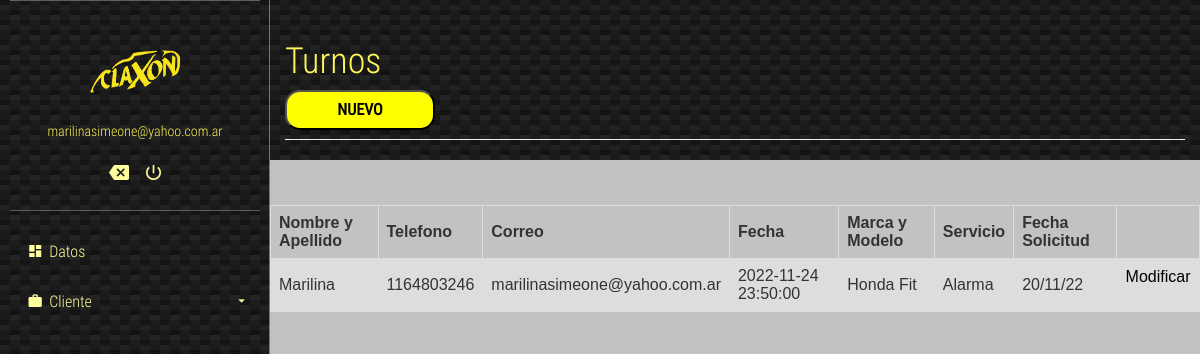
Page /turnosCliente.php (signed in) on the earlier database version.
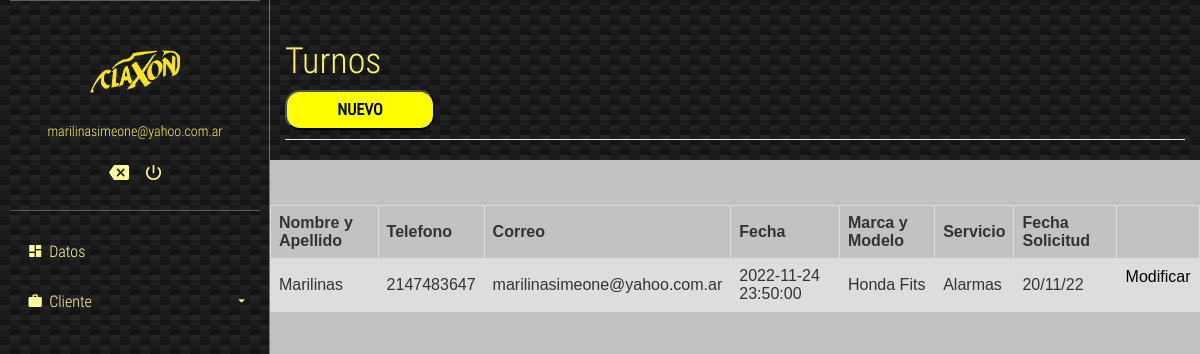
Same page on the later database version.
### tables this page shows
CREATE TABLE `turnos` (
  `Nombre` varchar(200) NOT NULL,
  `Telefono` int(11) NOT NULL,
  `id` int(11) NOT NULL,
  `Correo` varchar(200) NOT NULL,
  `Fecha_Hora` datetime NOT NULL,
  `Marca_Modelo` varchar(100) NOT NULL,
  `Servicio` varchar(100) NOT NULL,
  `Fecha_Solicitud` varchar(15) NOT NULL
);

### turnosCliente.php (the view, shortened to what this page needs)
<?php
  require 'database.php';
  if (isset($_SESSION['user_id'])) {
    $records = $conn->prepare('SELECT id, email, password FROM users WHERE id = :id');
    $records->bindParam(':id', $_SESSION['user_id']);
    $records->execute();
    $results = $records->fetch(PDO::FETCH_ASSOC);
    $user = null;
    if (count($results) > 0) {
      $user = $results;
    }
  }
?>
<?php
	$email = $user['email'];
?>
<head>
	<link rel="stylesheet" href="./css/main.css">
</head>
<body>
	<section class="full-box cover dashboard-sideBar">
		<div class="full-box dashboard-sideBar-ct">
			<div class="full-box dashboard-sideBar-UserInfo">
				<figure class="full-box">
					<a href="index.php"> 	<img href="index.php" src="claxon2.png" alt="UserIcon"> </a>
					<figcaption class="text-center text-titles"><?= $user['email']; ?></figcaption>
				</figure>
				<ul class="full-box list-unstyled text-center">
					<li>
						<a href="index.php">
							<i class="zmdi zmdi-tag-close"></i>
						</a>
					</li>
					<li>
						<a href="logout.php" class="btn-exit-system">
							<i class="zmdi zmdi-power"></i>
						</a>
					</li>
				</ul>
			</div>
			<ul class="list-unstyled full-box dashboard-sideBar-Menu">
				<li>
					<a href="clienteHome.php">
						<i class="zmdi zmdi-view-dashboard zmdi-hc-fw"></i> Datos
					</a>
				</li>
				<li>
					<a class="btn-sideBar-SubMenu">
						<i class="zmdi zmdi-case zmdi-hc-fw"></i> Cliente <i class="zmdi zmdi-caret-down pull-right"></i>
					</a>
					<ul class="list-unstyled full-box">
					</ul>
				</li>
			</ul>
		</div>
	</section>
	<section class="full-box dashboard-contentPage">
		<div class="container-fluid">
			<div class="page-header">
			  <h1 class="text-titles">Turnos</h1>
			  <button class="btnn" type="button" name = "nuevo"  onclick="window.location.href='turnos.php';"><b>NUEVO</b></button></div>
			</div>
		<?php
	include("conexion.php");
  $query = "SELECT id, nombre, telefono, correo, fecha_hora, marca_modelo, servicio, fecha_solicitud FROM turnos WHERE correo = '".$email."'";
        $resultado = $conexion->query($query);
            ?>
<form class="articulo" class="post" method="post">
	<br><br/>
<table>
  <tr>
    <th>Nombre y Apellido</th>
    <th>Telefono</th>
    <th>Correo</th>
	<th>Fecha</th>
	<th>Marca y Modelo</th>
	<th>Servicio</th>
	<th>Fecha Solicitud</th>
	<th></th>
  </tr>
  <?php
     while ($row = $resultado -> fetch_assoc()) {
  ?>
  <tr>
    <td><?php echo $row['nombre'] ?></td>
    <td><?php echo $row['telefono'] ?></td>
    <td><?php echo $row['correo'] ?></td>
	<td><?php echo $row['fecha_hora'] ?></td>
    <td><?php echo $row['marca_modelo'] ?></td>
    <td><?php echo $row['servicio'] ?></td>
	<td><?php echo $row['fecha_solicitud'] ?></td>
	<td style="display:flex; justify-content:center" ><a href="actualizarTurnos.php?id=<?php echo $row["id"]?>"  style="color:black; ">Modificar</a>
  </tr>
  <?php
}
?>
</table>
</form>
	</section>
</body>
</html>

Differences in the rows shown:
removed turnos: Nombre "Marilina", Telefono "1164803246", Correo "marilinasimeone@yahoo.com.ar", Fecha_Hora "2022-11-24 23:50:00", Marca_Modelo "Honda Fit", Servicio "Alarma", Fecha_Solicitud "20/11/22"
added turnos: Nombre "Marilinas", Telefono "2147483647", Correo "marilinasimeone@yahoo.com.ar", Fecha_Hora "2022-11-24 23:50:00", Marca_Modelo "Honda Fits", Servicio "Alarmas", Fecha_Solicitud "20/11/22"
